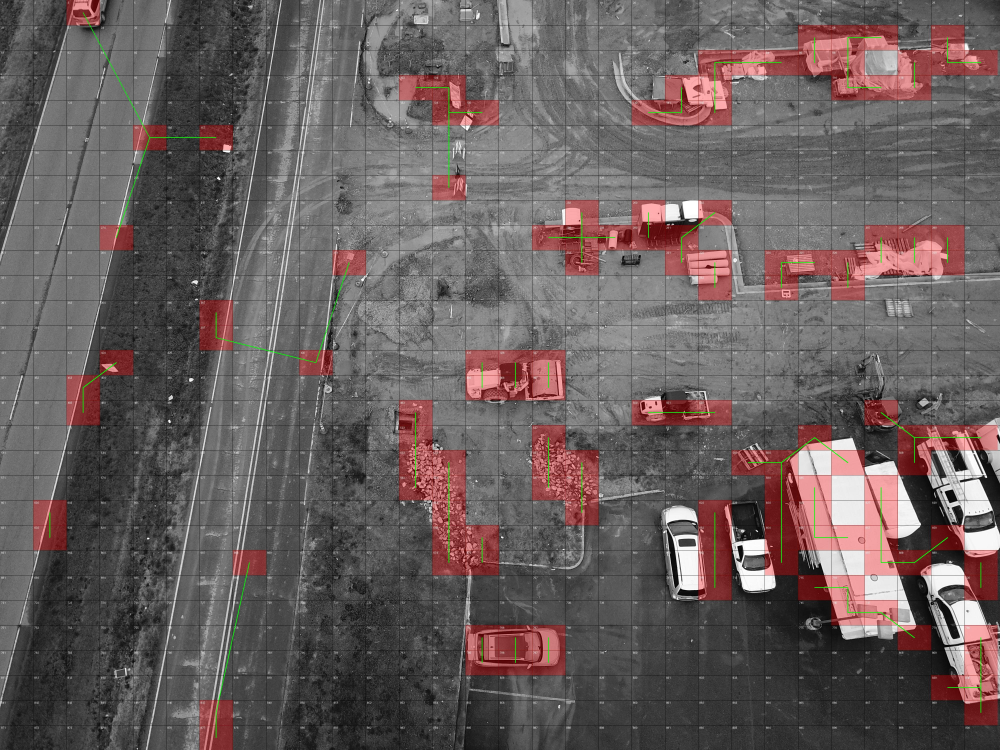
#> input picture connected_neighbors/DJI_0554_connected.jpg, 4000 x 3000 px, found by its file name (shown at 1/4 size)
$ python tinkertry.py
#> lines starting #> are read from the running program, lines starting #| are printed output that depends on the picture
#> the answer given: ../connected_neighbors/DJI_0554_connected.jpg
### src/grid_and_grayscale.py
from PIL import Image, ImageDraw

class DefineGrayScale:
    '''
    DefineGrayscale opens a given image and converts into an 16-bit grayscale image that can be used across the program. The process_image
    method converts the image into an 8-bit grayscale image with grids drawn directly on the image to make identifying potential hazards
    easier. Converted images are saved in the 'grayscale_drone_images' folder as .JPG files.

    Authors:
        Hermann Ndeh
        Misk Hussain
        Sharon Gilman
    '''

    # [9 lines left out: function __init__, not called in this run]


    def __init__(self, image_path, grayscale_path, grid_size=(20, 20)):
        """
        Initialize the class with image path, output path, and grid size.

        Parameters:
            image_path (str): Path to the input image.
            grayscale_path (str): Path to save the processed grayscale image.
            grid_size (tuple): Number of grid cells (rows, columns).
        """
        self.image_path = image_path
        self.grayscale_path = grayscale_path
        self.grid_size = grid_size

    def process_image(self):
        '''
        Processes an image first into an 8-bit grayscale image, displays the grid directly on the image, and saves the final image into a
        16-bit grayscale to the specified file path.
        '''

        # Open the image directly as an 8-bit grayscale (L) image for easier manipulation
        """
        Process the image by converting it to grayscale, overlaying a grid,
        and saving it as a 16-bit grayscale image.
        """
        # Open the image and convert to 8-bit grayscale ('L')
        image = Image.open(self.image_path).convert('L')
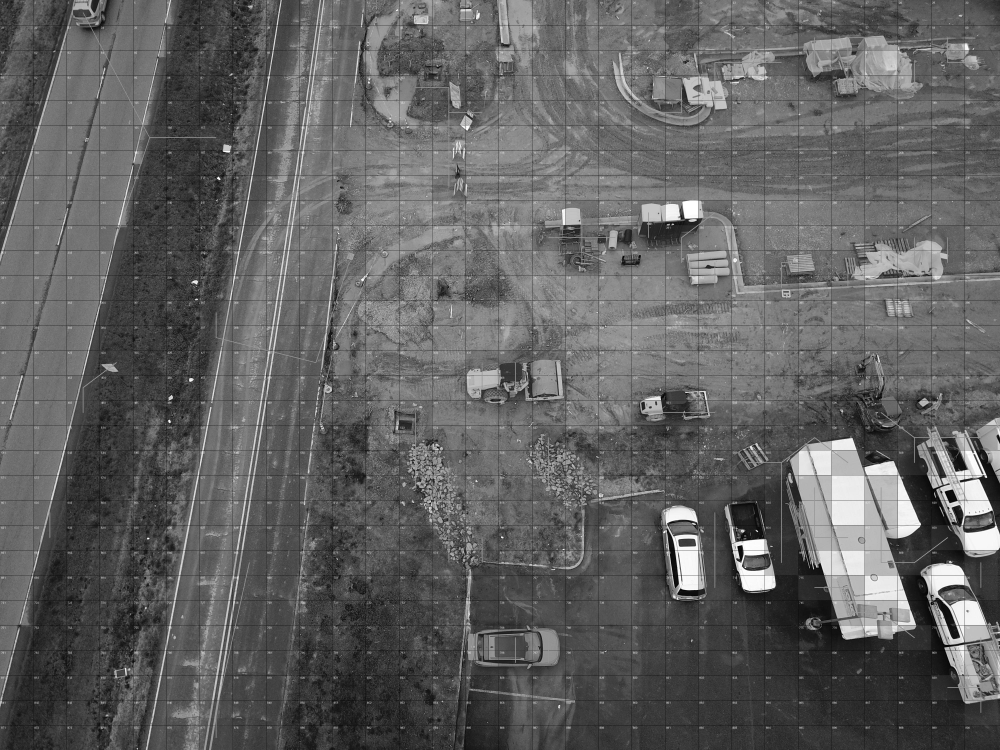
#> image: PIL image 4000x3000 L (shown at 1/4 size); min 0, max 255, mean 97
        width, height = image.size
#> width = 4000; height = 3000

        # Calculate cell dimensions
        cell_width = width // self.grid_size[1]
#> cell_width = 200
        cell_height = height // self.grid_size[0]
#> cell_height = 150

        # Draw grid lines on the image
        draw = ImageDraw.Draw(image)

        # Draw horizontal grid lines
        for i in range(1, self.grid_size[0]):
            y = i * cell_height
            draw.line([(0, y), (width, y)], fill=0)

        # Draw vertical grid lines
        for i in range(1, self.grid_size[1]):
            x = i * cell_width
            draw.line([(x, 0), (x, height)], fill=0)

        # Convert to 16-bit grayscale ('I;16') and save the output
        final_image = image.convert('I;16')
        final_image.save(self.grayscale_path)

### src/red_hazards.py
from PIL import Image, ImageDraw
import numpy as np

class IdentifyHazards:
    '''
    IdentifyHazards processes a grayscale image and identifies potential areas where a hazard may be on a construction site.

    Authors:
        Hermann Ndeh
        Misk Hussain
        Sharon Gilman
    '''

    def __init__(self, image_path, potential_hazards_path, grid_size, min_threshold=0, max_threshold=65535):
        '''
        Initialize the class with the provided image paths to the raw image and the path to the folder where the processed image will be
        saved to. Sets the minimum and maximum thresholds for identifying potential hazards.

        Parameters:
            image_path (string): The path to the raw image.
            potential_hazards_path (string): The path to the image with identified potential hazards.
            grid_size (tuple): The size of the grid.
            min_threshold (int): The minimum threshold to identify potential hazards.
            max_threshold (int): The maximum threshold to identify potential hazards.
        '''

        """
        Initialize the class with parameters for hazard identification.

        Parameters:
            image_path (str): Path to the input image.
            potential_hazards_path (str): Path to save the annotated image.
            grid_size (tuple): Number of rows and columns for the grid.
            min_threshold (int): Minimum standard deviation threshold.
            max_threshold (int): Maximum standard deviation threshold.
        """
        self.image_path = image_path
        self.potential_hazards_path = potential_hazards_path
        self.grid_size = grid_size
        self.min_threshold = min_threshold
        self.max_threshold = max_threshold
        self.red_grid_count = 0  # Counter for grids meeting the hazard criteria
        self.red_grids_coords = []  # Stores label and center coordinates of red grids
        self.red_grids = []  # Stores labels of grids meeting hazard criteria

    def highlight_grids(self):
        '''
        Uses the 16-bit grayscale image to determine which grids are within the minimum threshold and maximum threshold.
        '''

        """
        Process the image, overlay a grid, and highlight potential hazard areas.
        """
        # Open and convert the image to 16-bit grayscale
        image = Image.open(self.image_path)
#> image: PIL image 4000x3000 RGB
        gray_image = image.convert('I;16')
        grayscale_array = np.array(gray_image, dtype=np.float32) * (65535 / 255)

        height, width = grayscale_array.shape
#> height = 3000; width = 4000
        cell_height = height // self.grid_size[0]
#> cell_height = 150
        cell_width = width // self.grid_size[1]
#> cell_width = 200

        # Convert to RGB for drawing highlights
        rgb_image = gray_image.convert('RGB')
        draw = ImageDraw.Draw(rgb_image, 'RGBA')

        label = 1  # Grid label counter

        for row in range(self.grid_size[0]):
            for col in range(self.grid_size[1]):
                top = row * cell_height
                left = col * cell_width
                bottom = (row + 1) * cell_height
                right = (col + 1) * cell_width

                # Extract the current grid cell
                grid_cell = grayscale_array[top:bottom, left:right]
                std_value = np.std(grid_cell)

                if self.min_threshold <= std_value <= self.max_threshold:
                    # Highlight the grid cell with a red overlay
                    draw.rectangle([left, top, right, bottom], fill=(255, 0, 0, 30))
                    self.red_grid_count += 1

                    # Divide the grid into 8 smaller sub-grids (2 rows x 4 columns)
                    small_cell_height = (bottom - top) // 4
                    small_cell_width = (right - left) // 4

                    for i in range(4):
                        for j in range(4):
                            small_top = top + i * small_cell_height
                            small_left = left + j * small_cell_width
                            small_bottom = small_top + small_cell_height
                            small_right = small_left + small_cell_width

                            # Outline the smaller grids
                            draw.rectangle([small_left, small_top, small_right, small_bottom], outline="black")

                    # Calculate center coordinates of the grid
                    center_x = (left + right) // 2
                    center_y = (top + bottom) // 2

                    # Store hazard grid information
                    self.red_grids_coords.append({"label": label, "center": (center_x, center_y)})
                    self.red_grids.append(label)

                # Label the grid in the top-left corner
                draw.text((left + 5, top + 5), str(label), fill="white")
                label += 1
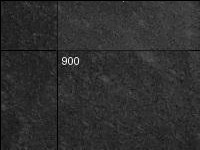
#> grid_cell: shape (150, 200) float32; min 0, max 64250, mean 11901.4; drawn with min black and max white
#> after the loop, label = 401; self.red_grid_count = 44; self.red_grids = 44 values from 2 to 380; self.red_grids_coords = 44 items

        # Save the annotated image
        rgb_image.save(self.potential_hazards_path)
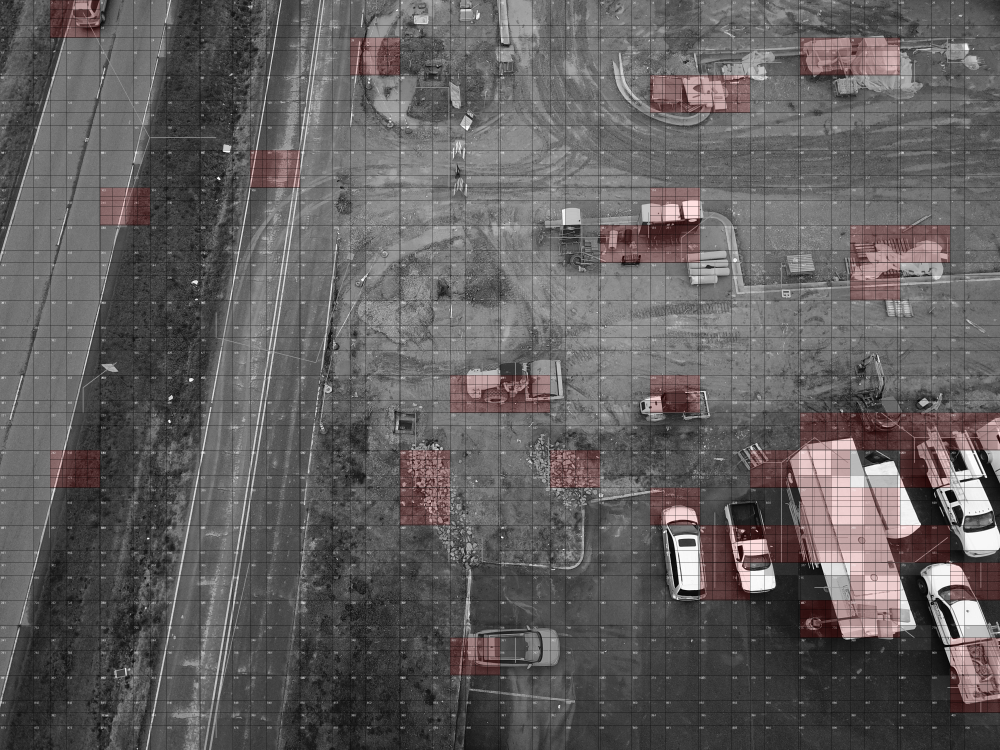
#> saved as DJI_0554_connected.jpg: PIL image 4000x3000 RGB (shown at 1/4 size); mean R, G, B 97.6, 94.4, 94.4

    # [55 lines left out: functions count_red_grids, grid_info, red_grids_lists, grid_info, red_grids_list, not called in this run]

### src/tinkertry.py
from grid_and_grayscale import DefineGrayScale
from red_hazards import IdentifyHazards
import os
import tkinter as tk
from tkinter import filedialog

def ensure_directory_exists(directory):
    if not os.path.exists(directory):
        os.makedirs(directory)

class ImageProcessor:
    '''
    ImageProcessor processes images from an image folder by converting them into a grayscale image and identifying potential hazards.

    Authors:
        Hermann Ndeh
        Misk Hussain
        Sharon Gilman
    '''

    def __init__(self, image_folder='drone-images', grayscale_folder='grayscale_drone_images', potential_hazards_folder='potential_hazards'):
        '''
        Initialize the class with the providied image folder, grayscale folder, and potential hazards folder.

        Parameters:
            image_folder (string): The path to the drone images.
            grayscale_folder (string): The path to save the processed grayscale images to.
            potential_hazards_folder (string): The path to save the processed images to. Images in this folder have highlighted red grids
                where potential hazards may reside.
        '''

        self.image_folder = image_folder
        self.grayscale_folder = grayscale_folder
        self.potential_hazards_folder = potential_hazards_folder
        ensure_directory_exists(self.grayscale_folder)
        ensure_directory_exists(self.potential_hazards_folder)

    def select_image(self):
        '''
        Prompts the user to select an image file.

        Returns:
            string: The file path to the selected image.
        '''

        root = tk.Tk()
        root.withdraw()  # Hide the main tkinter window
        file_path = filedialog.askopenfilename(
            initialdir=self.image_folder,
            title="Select an Image File",
            filetypes=(("Image files", "*.jpg;*.jpeg;*.png"), ("All files", "*.*"))
        )
        return file_path if file_path else None

    def process_image_files(self):
        '''
        Processes each file in the drone folder.
        '''

        for filename in os.listdir(self.image_folder):
            if filename.lower().endswith('.jpg'):
                self.process_image(filename)

    def process_image(self, filename):
        '''
        Processes the provided image. First converts the image to grayscale and then identifies potential hazards.

        Parameters:
            filename (string): The name of the image to process.
        '''

        image_path = os.path.join(self.image_folder, filename)
        grayscale_path = os.path.join(self.grayscale_folder, filename)
        potential_hazards_path = os.path.join(self.potential_hazards_folder, filename)

        # Process grayscale
        grayscale = DefineGrayScale(image_path, grayscale_path, grid_size=(20, 20))
        grayscale.process_image()

        # Identify hazards
        potential_hazards = IdentifyHazards(
            grayscale_path, potential_hazards_path,
            grid_size=(20, 20), min_threshold=10000, max_threshold=20000
        )
        potential_hazards.highlight_grids()

def main():
    processor = ImageProcessor()

    # Prompt user to select an image file
    selected_image = processor.select_image()
    if selected_image:
        # If an image was selected, process it individually
        filename = os.path.basename(selected_image)
        processor.process_image(filename)
    else:
        # Otherwise, process all images in the directory
        processor.process_image_files()

if __name__ == "__main__":
    main()

$ run again, on connected_neighbors/DJI_0560_connected.jpg
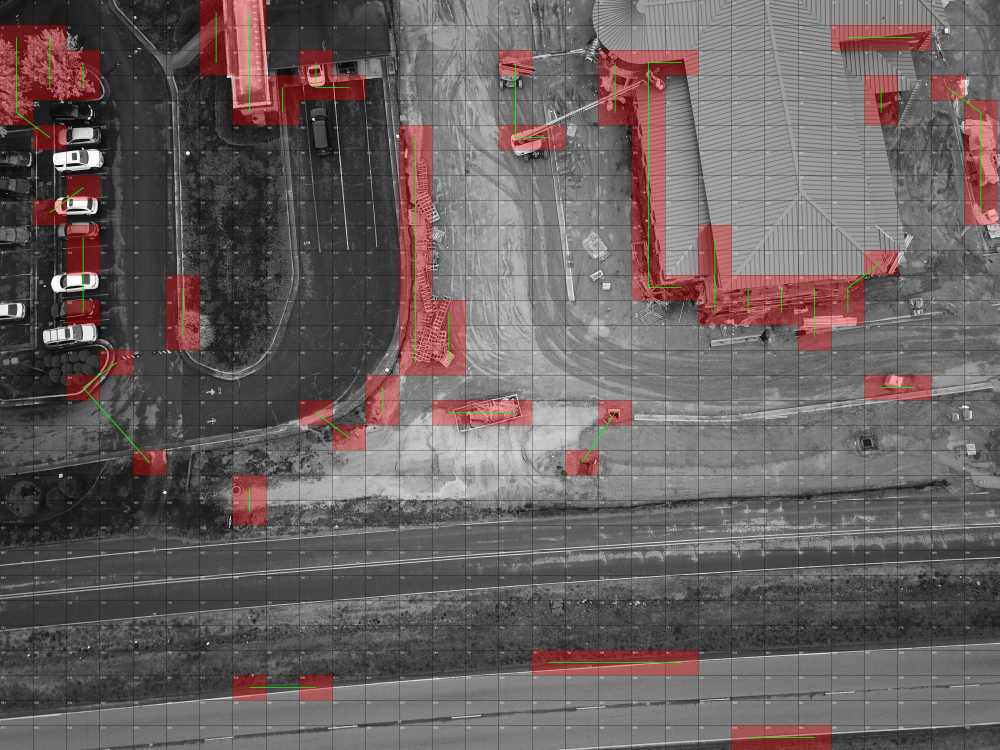
#> input picture connected_neighbors/DJI_0560_connected.jpg, 4000 x 3000 px, found by its file name (shown at 1/4 size)
#> after the loop in highlight_grids, `for row in range(self.grid_size[0]):`:
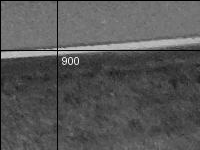
#> grid_cell: shape (150, 200) float32; min 0, max 65278, mean 22302.6; drawn with min black and max white
#> after the loop in highlight_grids, `for row in range(self.grid_size[0]):`: label = 401; self.red_grid_count = 34; self.red_grids = 34 values from 5 to 356; self.red_grids_coords = 34 items
#> in highlight_grids, `rgb_image.save(self.potential_hazards_path)`:
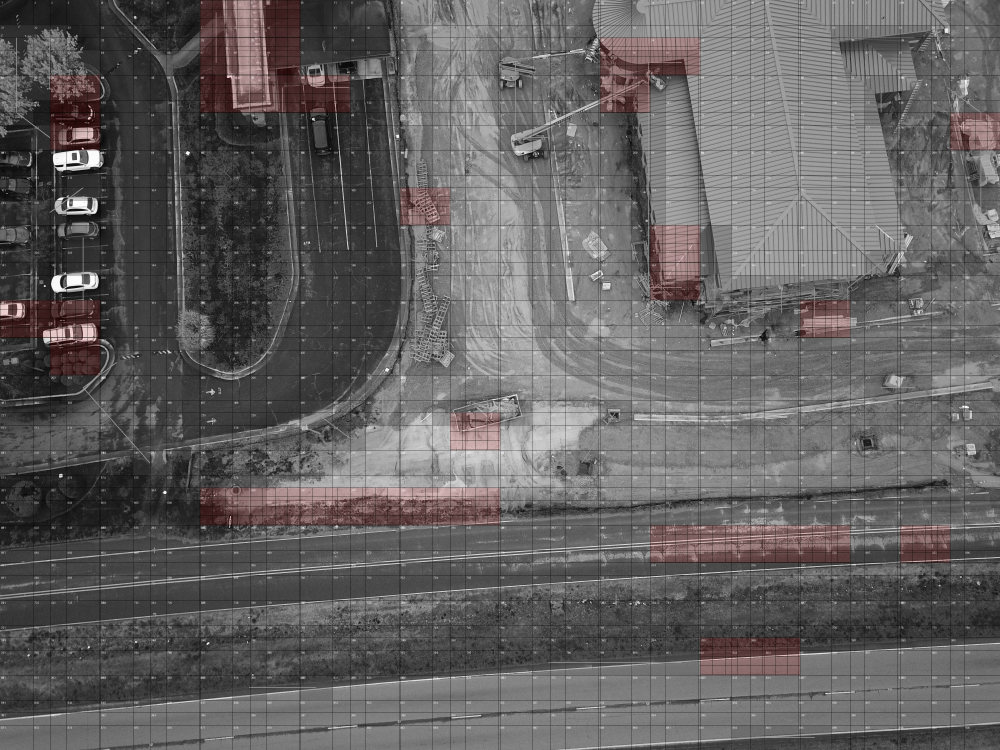
#> saved as DJI_0560_connected.jpg: PIL image 4000x3000 RGB (shown at 1/4 size); mean R, G, B 99.3, 96.9, 96.9
